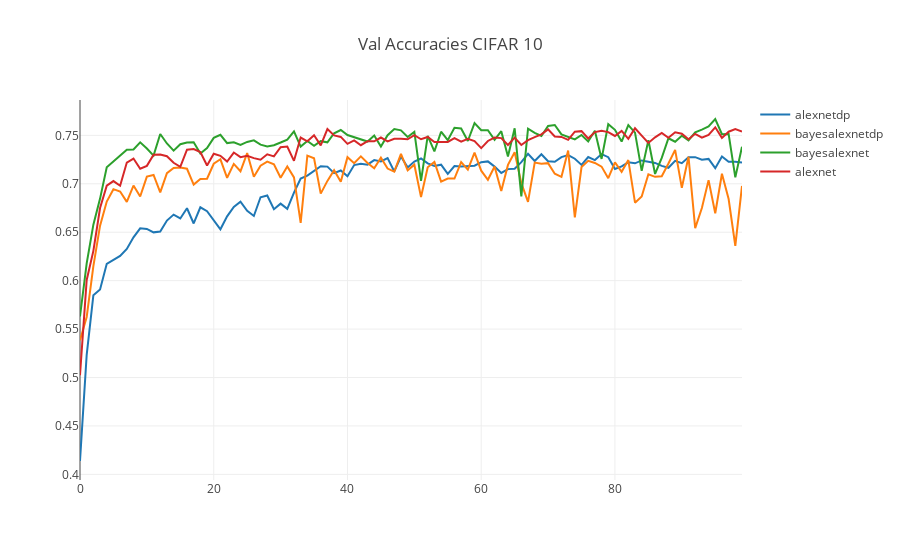

Write notebook code for a chart like this one.
### Code cell
import plotly.offline as py
py.iplot(fig)
